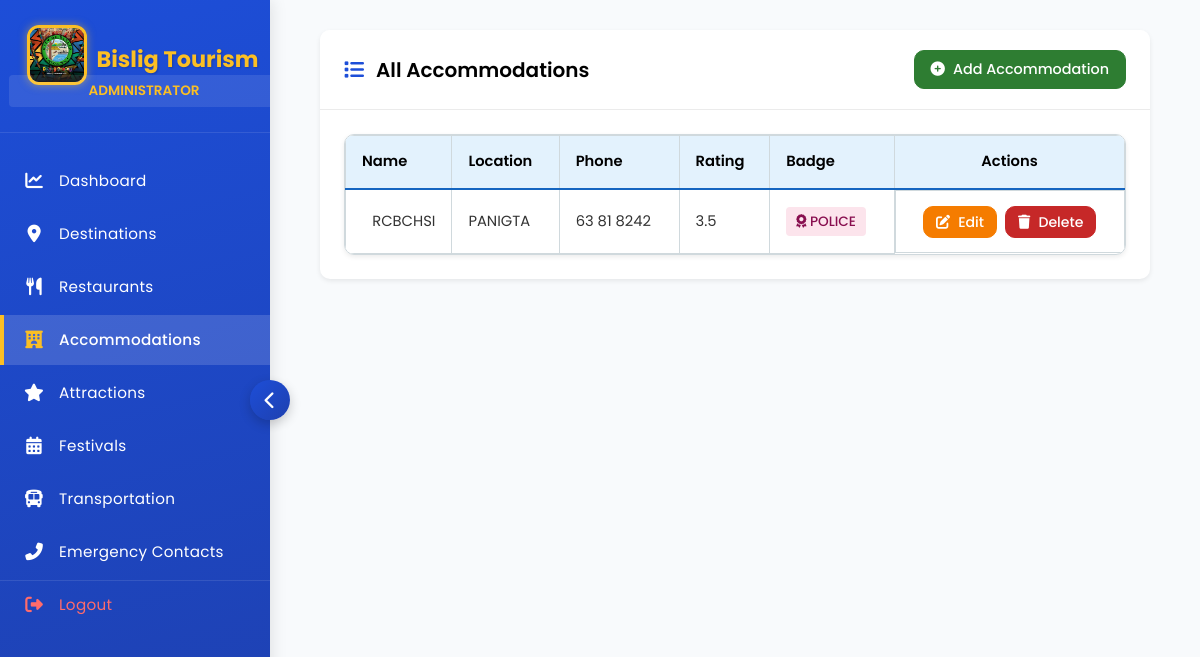
Screenshot of /admin/manage_accommodations.php (signed in) with the database file from the repository.
### tables this page shows
CREATE TABLE `accommodations` (
  `id` int(11) NOT NULL,
  `name` varchar(100) NOT NULL,
  `description` text NOT NULL,
  `location` varchar(100) NOT NULL,
  `phone` varchar(20) DEFAULT NULL,
  `rating` decimal(2,1) DEFAULT 0.0,
  `badge` varchar(50) DEFAULT NULL,
  `created_at` timestamp NOT NULL DEFAULT current_timestamp(),
  `updated_at` timestamp NOT NULL DEFAULT current_timestamp() ON UPDATE current_timestamp()
);

### admin/manage_accommodations.php (the view, shortened to what this page needs)
<?php
include 'database.php';
$result = mysqli_query($conn, "SELECT * FROM accommodations ORDER BY id DESC");
?>
<!DOCTYPE html>
<html lang="en">
<head>
    <link rel="stylesheet" href="https://cdnjs.cloudflare.com/ajax/libs/font-awesome/6.5.1/css/all.min.css">
</head>
<body>
    <?php include 'sidebar.php'; ?>
    <main class="main-content">
        <section class="content-section">
            <div class="card">
                <div class="card-header" style="display: flex; justify-content: space-between; align-items: center;">
                    <h2><i class="fas fa-list"></i> All Accommodations</h2>
                    <button class="btn btn-success" id="openAddModalBtn" style="margin-left:auto;">
                        <i class="fas fa-plus-circle"></i> Add Accommodation
                    </button>
                </div>
                <div class="card-body">
                    <div class="table-responsive">
                        <table class="data-table">
                            <thead>
                                <tr>
                                    <th>Name</th>
                                    <th>Location</th>
                                    <th>Phone</th>
                                    <th>Rating</th>
                                    <th>Badge</th>
                                    <th>Actions</th>
                                </tr>
                            </thead>
                            <tbody>
                                <?php if (mysqli_num_rows($result) > 0): ?>
                                    <?php while ($row = mysqli_fetch_assoc($result)): ?>
                                    <tr>
                                        <td><?= htmlspecialchars($row['name']) ?></td>
                                        <td><?= htmlspecialchars($row['location']) ?></td>
                                        <td><?= htmlspecialchars($row['phone']) ?></td>
                                        <td><?= $row['rating'] ?></td>
                                        <td>
                                            <?php if (!empty($row['badge'])): ?>
                                                <span class="badge-display">
                                                    <i class="fas fa-award"></i> <?= htmlspecialchars($row['badge']) ?>
                                                </span>
                                            <?php else: ?>
                                                <span style="color: var(--neutral-mid); font-style: italic;">—</span>
                                            <?php endif; ?>
                                        </td>
                                        <td class="actions">
                                            <button class="btn btn-warning btn-edit"
                                                data-id="<?= $row['id'] ?>"
                                                data-name="<?= htmlspecialchars($row['name']) ?>"
                                                data-description="<?= htmlspecialchars($row['description']) ?>"
                                                data-location="<?= htmlspecialchars($row['location']) ?>"
                                                data-phone="<?= htmlspecialchars($row['phone']) ?>"
                                                data-rating="<?= htmlspecialchars($row['rating']) ?>"
                                                data-badge="<?= htmlspecialchars($row['badge']) ?>"
                                            >
                                                <i class="fas fa-edit"></i> Edit
                                            </button>
                                            <button class="btn btn-danger btn-sm btn-delete" data-id="<?= $row['id'] ?>" data-name="<?= htmlspecialchars($row['name']) ?>">
                                                <i class="fas fa-trash"></i> Delete
                                            </button>
                                        </td>
                                    </tr>
                                    <?php endwhile; ?>
                                <?php endif; ?>
                            </tbody>
                        </table>
                    </div>
                </div>
            </div>
        </section>
    </main>
</body>
</html>

### admin/manage_accommodations.php (style rules this page uses)
:root { --primary-green: #2e7d32; --light-green: #4caf50; --accent-green: #e8f5e9; --primary-blue: #1565c0; --light-blue: #42a5f5; --accent-blue: #e3f2fd; --primary-red: #c62828; --light-red: #ef5350; --accent-red: #ffebee; --primary-maroon: #880e4f; --light-maroon: #ad1457; --accent-maroon: #fce4ec; --neutral-dark: #263238; --neutral-mid: #607d8b; --neutral-light: #eceff1; --white: #ffffff; --border-radius: 6px; --box-shadow-sm: 0 2px 5px rgba(0, 0, 0, 0.08); --box-shadow: 0 4px 12px rgba(0, 0, 0, 0.15); --transition: all 0.2s ease-in-out; --font-family: 'Poppins', sans-serif; --table-border-color: #d0d9dd; --table-header-border-color: var(--primary-blue); }
body { font-family: var(--font-family); background-color: #f8f9fa; color: var(--neutral-dark); margin: 0; line-height: 1.6; }
.content-section { max-width: 1400px; margin: 0 auto; padding: 0 20px; }
.card { background: var(--white); border-radius: var(--border-radius); box-shadow: var(--box-shadow-sm); margin-bottom: 1.5rem; border: none; overflow: hidden; }
.card-header { display: flex; justify-content: space-between; align-items: center; padding: 1.25rem 1.5rem; background: var(--white); border-bottom: 1px solid rgba(0, 0, 0, 0.08); }
.card-header h2 { font-size: 1.25rem; font-weight: 600; color: black; margin: 0; display: flex; align-items: center; }
.card-header h2 i { margin-right: 12px; color: #1d4ed8; }
.card-body { padding: 1.5rem; }
.btn { padding: 0.5rem 1rem; border-radius: var(--border-radius); font-weight: 500; border: none; cursor: pointer; transition: var(--transition); display: inline-flex; align-items: center; justify-content: center; text-decoration: none; white-space: nowrap; font-size: 0.9rem; font-family: var(--font-family); }
.btn i { margin-right: 8px; }
.btn-success { background-color: var(--primary-green); color: var(--white); border: 1px solid var(--primary-green); }
.btn-danger { background-color: var(--primary-red); color: var(--white); border: 1px solid var(--primary-red); }
.btn-warning { background-color: #f57c00; color: var(--white); border: 1px solid #f57c00; }
.btn-sm { padding: 0.35rem 0.75rem; font-size: 0.85rem; }
.table-responsive { overflow-x: auto; border-radius: var(--border-radius); box-shadow: var(--box-shadow-sm); border: 1px solid var(--table-border-color); }
.data-table { width: 100%; border-collapse: collapse; border-spacing: 0; font-size: 0.92rem; white-space: nowrap; border: none; }
.data-table thead th { background-color: var(--accent-blue); color: black; padding: 0.9rem 1rem; font-weight: 600; position: sticky; top: 0; z-index: 10; border: 1px solid var(--table-border-color); border-bottom: 2px solid var(--table-header-border-color); text-align: left; }
.data-table thead th:last-child { text-align: center; }
.data-table tbody tr { transition: var(--transition); border-bottom: 1px solid var(--table-border-color); }
.data-table tbody tr:last-child { border-bottom: none; }
.data-table td { padding: 0.9rem 1rem; border: 1px solid var(--table-border-color); vertical-align: middle; }
.data-table td:first-child { text-align: right; }
.data-table td:last-child { text-align: center; }
.data-table .actions { display: flex; gap: 8px; justify-content: center; align-items: center; }
.data-table .actions .btn { display: inline-flex; align-items: center; justify-content: center; height: 32px; min-height: 32px; padding: 0 12px; font-size: 0.88rem; line-height: 1; box-sizing: border-box; }
.badge-display { display: inline-block; padding: 4px 10px; background-color: var(--accent-maroon); color: var(--primary-maroon); border-radius: 4px; font-size: 0.85rem; font-weight: 500; }

### rows the page displays
accommodations: name "RCBCHSI", location "PANIGTA", phone "63 81 8242", rating "3.5", badge "POLICE"
